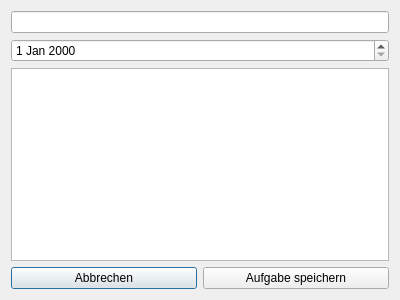
<?xml version="1.0" encoding="UTF-8"?>
<ui version="4.0">
 <class>DialogTaskHinzufuegen</class>
 <widget class="QDialog" name="DialogTaskHinzufuegen">
  <property name="geometry">
   <rect>
    <x>0</x>
    <y>0</y>
    <width>400</width>
    <height>300</height>
   </rect>
  </property>
  <property name="windowTitle">
   <string>Dialog</string>
  </property>
  <layout class="QVBoxLayout" name="verticalLayout">
   <item>
    <widget class="QLineEdit" name="titel">
     <property name="text">
      <string/>
     </property>
    </widget>
   </item>
   <item>
    <widget class="QDateEdit" name="faelligkeitsdatum"/>
   </item>
   <item>
    <widget class="QTextEdit" name="beschreibung"/>
   </item>
   <item>
    <layout class="QHBoxLayout" name="horizontalLayout_3">
     <item>
      <widget class="QPushButton" name="AbbrechenDialog">
       <property name="text">
        <string>Abbrechen</string>
       </property>
      </widget>
     </item>
     <item>
      <widget class="QPushButton" name="AufgabeSpeichernDialog">
       <property name="text">
        <string>Aufgabe speichern</string>
       </property>
      </widget>
     </item>
    </layout>
   </item>
  </layout>
 </widget>
 <resources/>
 <connections/>
</ui>
